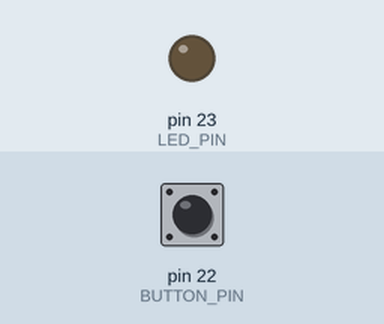
The sketch below on a simulated Arduino Mega 2560, built with avr-gcc and run on an emulated ATmega2560. Shown: output pins drawn as LEDs (lit = HIGH). The test bench sets the inputs (shaded band); at power-on: pin 22 (BUTTON_PIN) HIGH.

Above: at 1.2 s.
1.3 s: pin 22 (BUTTON_PIN) pulled LOW for 0.15 s
At 1.37 s:
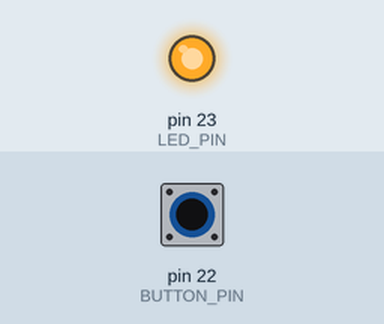
2.9 s: pin 22 (BUTTON_PIN) pulled LOW for 3.2 s
At 7.2 s:
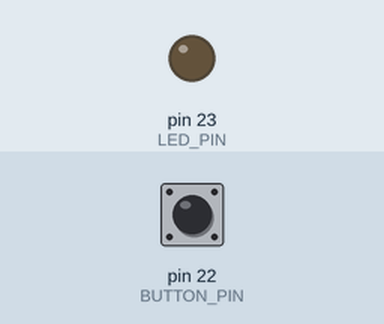
Timing chart, 0 to 8.7 s (numbered marks = the images above; inputs shaded):
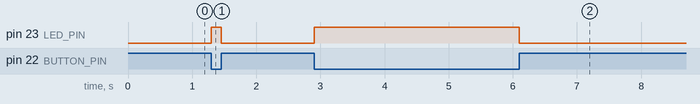

Measured:
- after the input at 1.3 s, pin 23 (LED_PIN): LOW → HIGH at once, → LOW 0.15 s later
- after the input at 2.9 s, pin 23 (LED_PIN): LOW → HIGH at once, → LOW 3.2 s later

The sketch:

day02_button_led.ino
```cpp
const int LED_PIN = 23;
const int BUTTON_PIN = 22;

void setup() {
  pinMode(LED_PIN, OUTPUT);
  pinMode(BUTTON_PIN, INPUT_PULLUP);
}

void loop() {
  int buttonState = digitalRead(BUTTON_PIN);

  if (buttonState == LOW) {
    digitalWrite(LED_PIN, HIGH);
  } else {
    digitalWrite(LED_PIN, LOW);
  }
}
```
